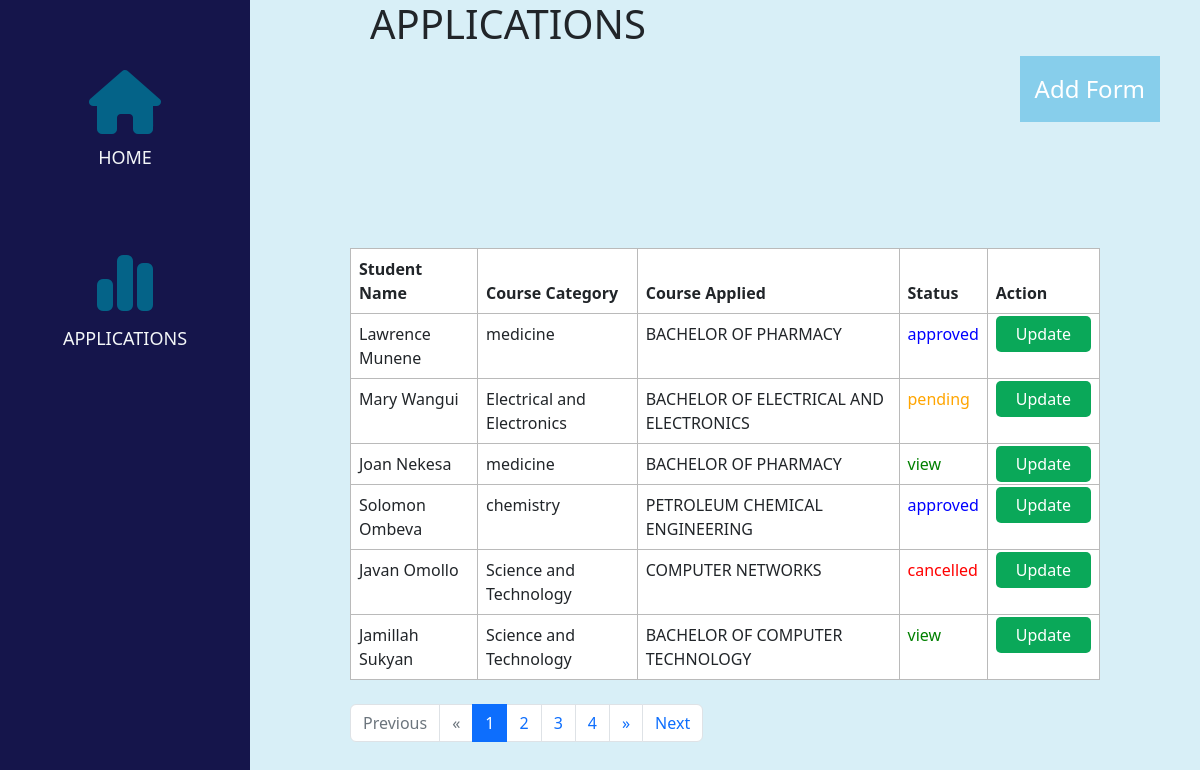
Screenshot of /admin/application-stats.php with the database file from the repository.
### tables this page shows
CREATE TABLE `student_applications` (
  `id` int(10) NOT NULL,
  `first_name` varchar(255) NOT NULL,
  `last_name` varchar(255) NOT NULL,
  `date` date NOT NULL,
  `phone_no` varchar(255) NOT NULL,
  `email` varchar(255) NOT NULL,
  `city` varchar(255) NOT NULL,
  `county` varchar(255) NOT NULL,
  `p_box` varchar(255) NOT NULL,
  `location` varchar(255) NOT NULL,
  `gender` varchar(10) NOT NULL,
  `course_category` varchar(255) NOT NULL,
  `course_id` int(10) NOT NULL,
  `status` varchar(255) NOT NULL,
  `created_at` timestamp NOT NULL DEFAULT current_timestamp()
);

CREATE TABLE `courses` (
  `id` bigint(20) UNSIGNED NOT NULL,
  `department_id` bigint(20) UNSIGNED NOT NULL,
  `semester_id` int(10) UNSIGNED NOT NULL,
  `course_code` varchar(191) NOT NULL,
  `course_name` varchar(191) NOT NULL,
  `credit` int(11) NOT NULL,
  `description` text NOT NULL,
  `course_duration` varchar(191) NOT NULL,
  `course_fee` varchar(191) NOT NULL,
  `created_at` timestamp NULL DEFAULT current_timestamp(),
  `updated_at` timestamp NULL DEFAULT current_timestamp()
);

### admin/application-stats.php (the view, shortened to what this page needs)
<?php
include_once("../db-connect.php");
?>
<!DOCTYPE html>
<html lang="en">
<head>
    <link rel="stylesheet" href="../css/display.css">
    <link rel="stylesheet" href="https://cdnjs.cloudflare.com/ajax/libs/font-awesome/6.2.1/css/fontawesome.min.css" />
    <link rel="stylesheet" href="https://cdn.jsdelivr.net/npm/bootstrap@5.2.3/dist/css/bootstrap.min.css">
</head>
<body>
    <aside class="side-bar">
        <div class='side-container'>
        <div>
        <i class="fa-solid fa-house icon-house"></i>
        </div>
        <a href="index.php"><div class="text">Home</div></a>
        <div class='side-container'>
        <div>
        <i class="fa-solid fa-chart-simple icon-house"></i>
        </div>
        <a href="course-stats.php"><div class="text">Applications</div></a>
    </aside>
    <main class="main-content">
        <h1>Applications</h1>
        <a href="form.php" style="text-decoration:none"class="btn-link">Add Form</a>
        <table class="table table-bordered">
  <thead>
    <tr>
      <th scope="col">Student Name</th>
      <th scope="col">Course Category</th>
      <th scope="col">Course Applied</th>
      <th scope="col">Status</th>
      <th>Action</th>
    </tr>
  </thead>
  <?php
  $sql = "SELECT student_applications.id,student_applications.first_name,student_applications.last_name,student_applications.course_category,student_applications.status,courses.course_name FROM student_applications INNER JOIN courses on student_applications.course_id =courses.id";
  $result = mysqli_query($conn, $sql);
  $count = mysqli_num_rows($result);
  if($count > 0){
    while($row = mysqli_fetch_assoc($result)){
        $id = $row['id'];
        $firstName = $row['first_name'];
         $lastName = $row['last_name'];
         $coursename = $row['course_name'];
         $coursestatus = $row['status'];
         $coursecateg = $row['course_category'];
  ?>
  <tbody>
    <tr>
      <td><?php echo $firstName." ".$lastName;?></td>
      <td><?php echo $coursecateg;?></td>
      <td><?php echo $coursename;?></td>
      <td><?php
     if($coursestatus == "pending"){
        echo "<label style='color:orange'>pending</label>";
    } else if ($coursestatus  == "approved"){
        echo "<label style='color:blue'>approved</label>";
    } else if ($coursestatus  == "view"){
        echo "<label style='color:green'>view</label>";
    } else if ($coursestatus  == "cancelled"){
        echo "<label style='color:red'>cancelled</label>";
    }
      ?>
    </td>
    <td><a class="update-form" href="<?php echo SITEURL;?>admin/update-applic.php?id=<?php echo $id;?>">Update</a></td>
    </tr>
  </tbody>
    <?php
        }
    } ?>
</table>
 <nav class="my-4">
              <ul class="pagination pagination-circle pg-blue mb-0">
                <li class="page-item disabled">
                  <a class="page-link">Previous</a>
                </li>
                <li class="page-item disabled">
                  <a class="page-link" aria-label="Next">
                    <span aria-hidden="true">&laquo;</span>
                  </a>
                </li>
                <li class="page-item active">
                  <a class="page-link">1</a>
                </li>
                <li class="page-item">
                  <a class="page-link">2</a>
                </li>
                <li class="page-item">
                  <a class="page-link">3</a>
                </li>
                <li class="page-item">
                  <a class="page-link">4</a>
                </li>
                <li class="page-item">
                  <a class="page-link" aria-label="Previous">
                    <span aria-hidden="true">&raquo;</span>
                  </a>
                </li>
                <li class="page-item">
                  <a class="page-link">Next</a>
                </li>
              </ul>
            </nav>
    </main>
</body>
</html>

### css/display.css (style rules this page uses)
* { margin: 0; padding: 0; box-sizing: border-box; }
body { display: grid; grid-template-columns: 250px 2fr; }
aside { background-color: rgb(21, 21, 75); min-height: 100vh; }
.side-container { display: flex; flex-direction: column; justify-content: center; align-items: center; padding: 20px; gap: 10px; margin-top: 50px; }
.icon-house { color: rgb(4, 99, 136); font-size: 64px; }
.text { color: rgb(244, 247, 248); font-size: 18px; text-transform: uppercase; }
h1 { text-transform: uppercase; margin-left: 20px; }
main { background-color: rgb(178, 224, 240, 0.5); min-height: 100vh; padding-inline: 100px; }
a { text-decoration: none; }
.btn-link { text-decoration: none; background-color: skyblue; padding: 15px; position: absolute; right: 40px; font-size: 1.5rem; color: #fff; }
table { margin-top: 200px; background-color: white; }
table tr { border: 1px solid rgb(27, 27, 27, 0.3); border-collapse: collapse; width: 100%; }
.side-bar a { text-decoration: none; }
.update-form { text-decoration: none; background: rgb(10, 168, 89); padding-inline: 20px; padding-block: 7px; color: #fff; border-radius: 5px; }

### rows the page displays
student_applications: first_name "Lawrence", last_name "Munene", course_category "medicine", course.course_name "BACHELOR OF PHARMACY", status "approved"
student_applications: first_name "Mary", last_name "Wangui", course_category "Electrical and Electronics", course.course_name "BACHELOR OF ELECTRICAL AND ELECTRONICS", status "pending"
student_applications: first_name "Joan", last_name "Nekesa", course_category "medicine", course.course_name "BACHELOR OF PHARMACY", status "view"
student_applications: first_name "Solomon", last_name "Ombeva", course_category "chemistry", course.course_name "PETROLEUM CHEMICAL ENGINEERING", status "approved"
student_applications: first_name "Javan", last_name "Omollo", course_category "Science and Technology", course.course_name "COMPUTER NETWORKS", status "cancelled"
student_applications: first_name "Jamillah", last_name "Sukyan", course_category "Science and Technology", course.course_name "BACHELOR OF COMPUTER TECHNOLOGY", status "view"
